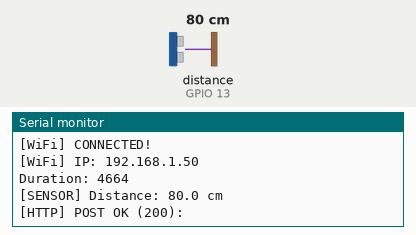
Recording of a sketch running on a simulated ESP32. On the bench: the last lines printed to the serial monitor. Wiring (inferred from the names in the program): ultrasonic range finder: trigger GPIO 12; echo GPIO 13. The inputs (shaded band) are chosen by the test bench; at power-on: distance to the obstacle (sensor on GPIO 13) 80 cm. The echo pulse lasts 58.3 µs per cm; WiFi joins after 1.5 s; servers stay silent unless stated; uploads are accepted with an empty reply.

Above: at 3.9 s.
4.0 s: distance to the obstacle (sensor on GPIO 13) set to 2 cm
At 6.16 s:
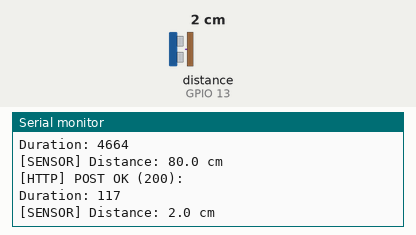
7.9 s: distance to the obstacle (sensor on GPIO 13) set to 4 cm
At 10.1 s:
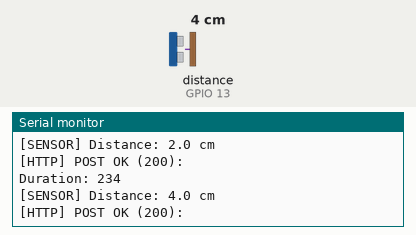
Timing chart, 0 to 11.6 s (numbered marks = the images above; inputs shaded):
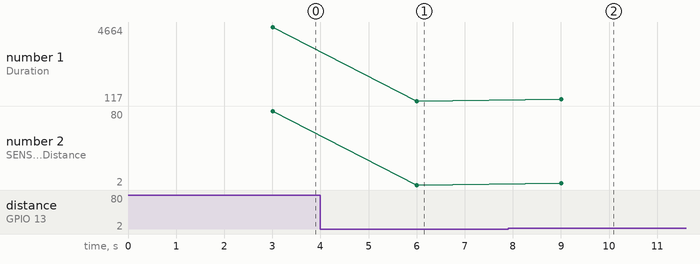

Measured:
- after the input at 4.0 s, the serial monitor: prints a new line after 2.0 s (image 1)
- after the input at 7.9 s, the serial monitor: prints a new line after 1.1 s (image 2)
- plotted number 1: 4664 → 117 after the input at 4.0 s, 117 → 234 after the input at 7.9 s
- plotted number 2: 80 → 2 after the input at 4.0 s, 2 → 4 after the input at 7.9 s

The sketch:

smsam_ultrasonic.ino
```cpp
// ============================================================
//  SMSAM — ESP32 Ultrasonic Sensor + Buzzer
//  Sketch  : smsam_ultrasonic.ino
//  Hardware: ESP32 Dev Board
//            HC-SR04 Ultrasonic Sensor
//            Active/Passive Buzzer
//
//  Board   : ESP32 Dev Module (Arduino IDE)
//  Libraries required (install via Library Manager):
//            - WiFi          (built-in with ESP32 core)
//            - HTTPClient    (built-in with ESP32 core)
//            - ArduinoJson   (Benoit Blanchon, v6.x)
// ============================================================

#include <WiFi.h>
#include <HTTPClient.h>
#include <ArduinoJson.h>

// ─────────────────────────────────────────────────────────────
//  USER CONFIGURATION  — edit these before uploading
// ─────────────────────────────────────────────────────────────
const char* WIFI_SSID     = "Hacking";
const char* WIFI_PASSWORD = "rhemaonly";
const char* FLASK_BASE_URL = "http://10.69.9.26:5000";

// ─────────────────────────────────────────────────────────────
//  PIN DEFINITIONS
// ─────────────────────────────────────────────────────────────
// HC-SR04
const int PIN_TRIG = 12;    // GPIO12  → HC-SR04 TRIG
const int PIN_ECHO = 13;   // GPIO13 → HC-SR04 ECHO

// Buzzer
const int PIN_BUZZER = 19; // GPIO19 → Buzzer positive leg (GND → GND)

// ─────────────────────────────────────────────────────────────
//  BUZZER / TIMING CONSTANTS
// ─────────────────────────────────────────────────────────────
const float THRESHOLD_SLOW   = 20.0;  // cm — below this: slow beep
const float THRESHOLD_RAPID  =  5.0;  // cm — below this: rapid beep

const int BEEP_FREQ_HZ       = 2000;  // PWM frequency for buzzer tone

// How long each beep lasts (milliseconds)
const int BEEP_DURATION_SLOW  = 150;
const int BEEP_DURATION_RAPID = 60;

// Silence gap between beeps
const int GAP_SLOW  = 600;
const int GAP_RAPID = 80;

// How often to read sensor + send to Flask (milliseconds)
const unsigned long SEND_INTERVAL_MS = 3000;

// ─────────────────────────────────────────────────────────────
//  LEDC (ESP32 PWM) CHANNEL FOR BUZZER
// ─────────────────────────────────────────────────────────────
const int LEDC_CHANNEL    = 0;
const int LEDC_RESOLUTION = 8;   // 8-bit = 0–255 duty

// ─────────────────────────────────────────────────────────────
//  GLOBALS
// ─────────────────────────────────────────────────────────────
float            g_distanceCm      = 0.0;
unsigned long    g_lastSendTime    = 0;
unsigned long    g_lastBeepTime    = 0;
bool             g_buzzerOn        = false;

// ─────────────────────────────────────────────────────────────
//  SETUP
// ─────────────────────────────────────────────────────────────
void setup() {
  Serial.begin(115200);
  delay(200);

  pinMode(PIN_TRIG, OUTPUT);
  pinMode(PIN_ECHO, INPUT);

  // NEW ESP32 LEDC API
  ledcAttach(PIN_BUZZER, BEEP_FREQ_HZ, LEDC_RESOLUTION);

  ledcWrite(PIN_BUZZER, 0); // OFF at start

  connectWiFi();
}

// ─────────────────────────────────────────────────────────────
//  MAIN LOOP
// ─────────────────────────────────────────────────────────────
void loop() {
  unsigned long now = millis();

  // ── Read sensor + POST to Flask on interval ─────────────────
  if (now - g_lastSendTime >= SEND_INTERVAL_MS) {
    g_lastSendTime = now;

    g_distanceCm = readUltrasonic();

    if (g_distanceCm > 0) {
      Serial.printf("[SENSOR] Distance: %.1f cm\n", g_distanceCm);
      sendToFlask(g_distanceCm);
    } else {
      Serial.println("[SENSOR] Out-of-range reading — skipped.");
    }

    // Reconnect WiFi if it dropped
    if (WiFi.status() != WL_CONNECTED) {
      Serial.println("[WiFi] Connection lost. Reconnecting...");
      connectWiFi();
    }
  }

  // ── Buzzer logic (non-blocking) ──────────────────────────────
  updateBuzzer(g_distanceCm, now);
}

// ─────────────────────────────────────────────────────────────
//  FUNCTION: readUltrasonic
//  Returns distance in cm, or -1 on out-of-range / error.
// ─────────────────────────────────────────────────────────────
float readUltrasonic() {
  // Send a 10 µs trigger pulse
  digitalWrite(PIN_TRIG, LOW);
  delayMicroseconds(2);
  digitalWrite(PIN_TRIG, HIGH);
  delayMicroseconds(10);
  digitalWrite(PIN_TRIG, LOW);

  // Measure echo pulse duration (timeout = 30 ms → ~510 cm max)
  long duration = pulseIn(PIN_ECHO, HIGH, 30000);

  Serial.print("Duration: ");
  Serial.println(duration);

  if (duration == 0) {
    return -1;   // Timeout — no object detected
  }

  // Speed of sound: 343 m/s → 0.0343 cm/µs
  // Divide by 2 for round-trip
  float distance = (duration * 0.0343f) / 2.0f;

  // HC-SR04 reliable range: 2 – 400 cm
  if (distance < 2.0f || distance > 400.0f) {
    return -1;
  }

  return distance;
}

// ─────────────────────────────────────────────────────────────
//  FUNCTION: sendToFlask
//  HTTP POST to Flask /api/sensor/ultrasonic
// ─────────────────────────────────────────────────────────────
void sendToFlask(float distanceCm) {
  if (WiFi.status() != WL_CONNECTED) {
    Serial.println("[HTTP] WiFi not connected — skipping POST.");
    return;
  }

  String url = String(FLASK_BASE_URL) + "/api/sensor/ultrasonic";

  // Build JSON payload with ArduinoJson
  StaticJsonDocument<128> doc;
  doc["distance_cm"] = distanceCm;

  String jsonBody;
  serializeJson(doc, jsonBody);

  HTTPClient http;
  http.begin(url);
  http.addHeader("Content-Type", "application/json");
  http.setTimeout(5000);   // 5-second timeout

  int httpCode = http.POST(jsonBody);

  if (httpCode == 200) {
    String response = http.getString();
    Serial.printf("[HTTP] POST OK (200): %s\n", response.c_str());
  } else if (httpCode > 0) {
    Serial.printf("[HTTP] POST returned %d\n", httpCode);
  } else {
    Serial.printf("[HTTP] POST failed: %s\n", http.errorToString(httpCode).c_str());
  }

  http.end();
}

// ─────────────────────────────────────────────────────────────
//  FUNCTION: updateBuzzer
//  Non-blocking buzzer state machine.
//  Runs every loop() iteration — no delay() calls.
//
//  > 20 cm   → silent
//  ≤ 20 cm   → slow beep  (150 ms on / 600 ms off)
//  ≤  5 cm   → rapid beep (60 ms on / 80 ms off)
// ─────────────────────────────────────────────────────────────
void updateBuzzer(float distance, unsigned long now) {
  // Distance ≤ 0 means invalid reading — silence
  if (distance <= 0 || distance > THRESHOLD_SLOW) {
    // Always OFF when out of alert range
    if (g_buzzerOn) {
      ledcWrite(LEDC_CHANNEL, 0);
      g_buzzerOn = false;
    }
    return;
  }

  // Determine timings based on distance zone
  int beepDuration = (distance <= THRESHOLD_RAPID) ? BEEP_DURATION_RAPID : BEEP_DURATION_SLOW;
  int gapDuration  = (distance <= THRESHOLD_RAPID) ? GAP_RAPID           : GAP_SLOW;
  int totalCycle   = beepDuration + gapDuration;

  unsigned long elapsed = now - g_lastBeepTime;

  if (!g_buzzerOn) {
    // We are in the GAP phase — wait until gap expires, then start beep
    if (elapsed >= (unsigned long)gapDuration) {
      ledcWrite(LEDC_CHANNEL, 128);  // 50% duty → audible tone
      g_buzzerOn    = true;
      g_lastBeepTime = now;
    }
  } else {
    // We are in the BEEP phase — wait until beep expires, then silence
    if (elapsed >= (unsigned long)beepDuration) {
      ledcWrite(LEDC_CHANNEL, 0);   // buzzer OFF
      g_buzzerOn    = false;
      g_lastBeepTime = now;
    }
  }
}

// ─────────────────────────────────────────────────────────────
//  FUNCTION: connectWiFi
//  Blocks until connected (or 20 attempts fail → restart).
// ─────────────────────────────────────────────────────────────
void connectWiFi() {
  Serial.println("\n[WiFi] Starting connection...");

  WiFi.mode(WIFI_STA);
  WiFi.disconnect(true);   // important reset
  delay(1000);

  Serial.print("[WiFi] Connecting to: ");
  Serial.println(WIFI_SSID);

  WiFi.begin(WIFI_SSID, WIFI_PASSWORD);

  int attempts = 0;

  while (WiFi.status() != WL_CONNECTED && attempts < 40) {
    delay(500);
    Serial.print(".");

    Serial.print(" Status: ");
    Serial.println(WiFi.status());  // 👈 IMPORTANT DEBUG LINE

    attempts++;
  }

  if (WiFi.status() == WL_CONNECTED) {
    Serial.println("\n[WiFi] CONNECTED!");
    Serial.print("[WiFi] IP: ");
    Serial.println(WiFi.localIP());
  } else {
    Serial.println("\n[WiFi] FAILED. Final status code:");
    Serial.println(WiFi.status());

    /*
      Common codes:
      1 = NO SSID FOUND
      4 = WRONG PASSWORD
      6 = DISCONNECTED / AUTH FAIL
    */

    delay(3000);
    ESP.restart();
  }
}
```
